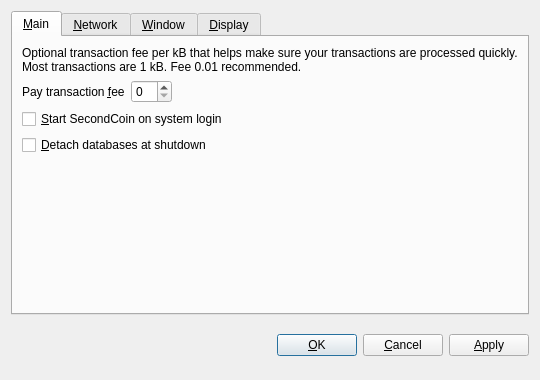
<?xml version="1.0" encoding="UTF-8"?>
<ui version="4.0">
 <class>OptionsDialog</class>
 <widget class="QDialog" name="OptionsDialog">
  <property name="geometry">
   <rect>
    <x>0</x>
    <y>0</y>
    <width>540</width>
    <height>380</height>
   </rect>
  </property>
  <property name="windowTitle">
   <string>Options</string>
  </property>
  <property name="modal">
   <bool>true</bool>
  </property>
  <layout class="QVBoxLayout" name="verticalLayout">
   <item>
    <widget class="QTabWidget" name="tabWidget">
     <property name="tabPosition">
      <enum>QTabWidget::North</enum>
     </property>
     <property name="currentIndex">
      <number>0</number>
     </property>
     <widget class="QWidget" name="tabMain">
      <attribute name="title">
       <string>&amp;Main</string>
      </attribute>
      <layout class="QVBoxLayout" name="verticalLayout_Main">
       <item>
        <widget class="QLabel" name="transactionFeeInfoLabel">
         <property name="text">
          <string>Optional transaction fee per kB that helps make sure your transactions are processed quickly. Most transactions are 1 kB. Fee 0.01 recommended.</string>
         </property>
         <property name="textFormat">
          <enum>Qt::PlainText</enum>
         </property>
         <property name="wordWrap">
          <bool>true</bool>
         </property>
        </widget>
       </item>
       <item>
        <layout class="QHBoxLayout" name="horizontalLayout_Main">
         <item>
          <widget class="QLabel" name="transactionFeeLabel">
           <property name="text">
            <string>Pay transaction &amp;fee</string>
           </property>
           <property name="textFormat">
            <enum>Qt::PlainText</enum>
           </property>
           <property name="buddy">
            <cstring>transactionFee</cstring>
           </property>
          </widget>
         </item>
         <item>
          <widget class="BitcoinAmountField" name="transactionFee"/>
         </item>
         <item>
          <spacer name="horizontalSpacer_Main">
           <property name="orientation">
            <enum>Qt::Horizontal</enum>
           </property>
           <property name="sizeHint" stdset="0">
            <size>
             <width>40</width>
             <height>20</height>
            </size>
           </property>
          </spacer>
         </item>
        </layout>
       </item>
       <item>
        <widget class="QCheckBox" name="bitcoinAtStartup">
         <property name="toolTip">
          <string>Automatically start SecondCoin after logging in to the system.</string>
         </property>
         <property name="text">
          <string>&amp;Start SecondCoin on system login</string>
         </property>
        </widget>
       </item>
       <item>
        <widget class="QCheckBox" name="detachDatabases">
         <property name="toolTip">
          <string>Detach block and address databases at shutdown. This means they can be moved to another data directory, but it slows down shutdown. The wallet is always detached.</string>
         </property>
         <property name="text">
          <string>&amp;Detach databases at shutdown</string>
         </property>
        </widget>
       </item>
       <item>
        <spacer name="verticalSpacer_Main">
         <property name="orientation">
          <enum>Qt::Vertical</enum>
         </property>
         <property name="sizeHint" stdset="0">
          <size>
           <width>20</width>
           <height>40</height>
          </size>
         </property>
        </spacer>
       </item>
      </layout>
     </widget>
     <widget class="QWidget" name="tabNetwork">
      <attribute name="title">
       <string>&amp;Network</string>
      </attribute>
      <layout class="QVBoxLayout" name="verticalLayout_Network">
       <item>
        <widget class="QCheckBox" name="mapPortUpnp">
         <property name="toolTip">
          <string>Automatically open the SecondCoin client port on the router. This only works when your router supports UPnP and it is enabled.</string>
         </property>
         <property name="text">
          <string>Map port using &amp;UPnP</string>
         </property>
        </widget>
       </item>
       <item>
        <widget class="QCheckBox" name="connectSocks">
         <property name="toolTip">
          <string>Connect to the SecondCoin network through a SOCKS proxy (e.g. when connecting through Tor).</string>
         </property>
         <property name="text">
          <string>&amp;Connect through SOCKS proxy:</string>
         </property>
        </widget>
       </item>
       <item>
        <layout class="QHBoxLayout" name="horizontalLayout_Network">
         <item>
          <widget class="QLabel" name="proxyIpLabel">
           <property name="text">
            <string>Proxy &amp;IP:</string>
           </property>
           <property name="textFormat">
            <enum>Qt::PlainText</enum>
           </property>
           <property name="buddy">
            <cstring>proxyIp</cstring>
           </property>
          </widget>
         </item>
         <item>
          <widget class="QValidatedLineEdit" name="proxyIp">
           <property name="maximumSize">
            <size>
             <width>140</width>
             <height>16777215</height>
            </size>
           </property>
           <property name="toolTip">
            <string>IP address of the proxy (e.g. 127.0.0.1)</string>
           </property>
          </widget>
         </item>
         <item>
          <widget class="QLabel" name="proxyPortLabel">
           <property name="text">
            <string>&amp;Port:</string>
           </property>
           <property name="textFormat">
            <enum>Qt::PlainText</enum>
           </property>
           <property name="buddy">
            <cstring>proxyPort</cstring>
           </property>
          </widget>
         </item>
         <item>
          <widget class="QLineEdit" name="proxyPort">
           <property name="maximumSize">
            <size>
             <width>55</width>
             <height>16777215</height>
            </size>
           </property>
           <property name="toolTip">
            <string>Port of the proxy (e.g. 9050)</string>
           </property>
          </widget>
         </item>
         <item>
          <widget class="QLabel" name="socksVersionLabel">
           <property name="text">
            <string>SOCKS &amp;Version:</string>
           </property>
           <property name="textFormat">
            <enum>Qt::PlainText</enum>
           </property>
           <property name="buddy">
            <cstring>socksVersion</cstring>
           </property>
          </widget>
         </item>
         <item>
          <widget class="QValueComboBox" name="socksVersion">
           <property name="toolTip">
            <string>SOCKS version of the proxy (e.g. 5)</string>
           </property>
          </widget>
         </item>
         <item>
          <spacer name="horizontalSpacer_Network">
           <property name="orientation">
            <enum>Qt::Horizontal</enum>
           </property>
           <property name="sizeHint" stdset="0">
            <size>
             <width>40</width>
             <height>20</height>
            </size>
           </property>
          </spacer>
         </item>
        </layout>
       </item>
       <item>
        <spacer name="verticalSpacer_Network">
         <property name="orientation">
          <enum>Qt::Vertical</enum>
         </property>
         <property name="sizeHint" stdset="0">
          <size>
           <width>20</width>
           <height>40</height>
          </size>
         </property>
        </spacer>
       </item>
      </layout>
     </widget>
     <widget class="QWidget" name="tabWindow">
      <attribute name="title">
       <string>&amp;Window</string>
      </attribute>
      <layout class="QVBoxLayout" name="verticalLayout_Window">
       <item>
        <widget class="QCheckBox" name="minimizeToTray">
         <property name="toolTip">
          <string>Show only a tray icon after minimizing the window.</string>
         </property>
         <property name="text">
          <string>&amp;Minimize to the tray instead of the taskbar</string>
         </property>
        </widget>
       </item>
       <item>
        <widget class="QCheckBox" name="minimizeOnClose">
         <property name="toolTip">
          <string>Minimize instead of exit the application when the window is closed. When this option is enabled, the application will be closed only after selecting Quit in the menu.</string>
         </property>
         <property name="text">
          <string>M&amp;inimize on close</string>
         </property>
        </widget>
       </item>
       <item>
        <spacer name="verticalSpacer_Window">
         <property name="orientation">
          <enum>Qt::Vertical</enum>
         </property>
         <property name="sizeHint" stdset="0">
          <size>
           <width>20</width>
           <height>40</height>
          </size>
         </property>
        </spacer>
       </item>
      </layout>
     </widget>
     <widget class="QWidget" name="tabDisplay">
      <attribute name="title">
       <string>&amp;Display</string>
      </attribute>
      <layout class="QVBoxLayout" name="verticalLayout_Display">
       <item>
        <layout class="QHBoxLayout" name="horizontalLayout_1_Display">
         <item>
          <widget class="QLabel" name="langLabel">
           <property name="text">
            <string>User Interface &amp;language:</string>
           </property>
           <property name="textFormat">
            <enum>Qt::PlainText</enum>
           </property>
           <property name="buddy">
            <cstring>lang</cstring>
           </property>
          </widget>
         </item>
         <item>
          <widget class="QValueComboBox" name="lang">
           <property name="toolTip">
            <string>The user interface language can be set here. This setting will take effect after restarting SecondCoin.</string>
           </property>
          </widget>
         </item>
        </layout>
       </item>
       <item>
        <layout class="QHBoxLayout" name="horizontalLayout_2_Display">
         <item>
          <widget class="QLabel" name="unitLabel">
           <property name="text">
            <string>&amp;Unit to show amounts in:</string>
           </property>
           <property name="textFormat">
            <enum>Qt::PlainText</enum>
           </property>
           <property name="buddy">
            <cstring>unit</cstring>
           </property>
          </widget>
         </item>
         <item>
          <widget class="QValueComboBox" name="unit">
           <property name="toolTip">
            <string>Choose the default subdivision unit to show in the interface and when sending coins.</string>
           </property>
          </widget>
         </item>
        </layout>
       </item>
       <item>
        <widget class="QCheckBox" name="displayAddresses">
         <property name="toolTip">
          <string>Whether to show SecondCoin addresses in the transaction list or not.</string>
         </property>
         <property name="text">
          <string>&amp;Display addresses in transaction list</string>
         </property>
        </widget>
       </item>
       <item>
        <widget class="QCheckBox" name="coinControlFeatures">
         <property name="toolTip">
          <string>Whether to show coin control features or not.</string>
         </property>
         <property name="text">
          <string>Display coin &amp;control features (experts only!)</string>
         </property>
        </widget>
       </item>
       <item>
        <spacer name="verticalSpacer_Display">
         <property name="orientation">
          <enum>Qt::Vertical</enum>
         </property>
         <property name="sizeHint" stdset="0">
          <size>
           <width>20</width>
           <height>40</height>
          </size>
         </property>
        </spacer>
       </item>
      </layout>
     </widget>
    </widget>
   </item>
   <item>
    <layout class="QHBoxLayout" name="horizontalLayout_Buttons">
     <item>
      <spacer name="horizontalSpacer_1">
       <property name="orientation">
        <enum>Qt::Horizontal</enum>
       </property>
       <property name="sizeHint" stdset="0">
        <size>
         <width>40</width>
         <height>48</height>
        </size>
       </property>
      </spacer>
     </item>
     <item>
      <widget class="QLabel" name="statusLabel">
       <property name="font">
        <font>
         <weight>75</weight>
         <bold>true</bold>
        </font>
       </property>
       <property name="text">
        <string/>
       </property>
       <property name="textFormat">
        <enum>Qt::PlainText</enum>
       </property>
       <property name="wordWrap">
        <bool>true</bool>
       </property>
      </widget>
     </item>
     <item>
      <spacer name="horizontalSpacer_2">
       <property name="orientation">
        <enum>Qt::Horizontal</enum>
       </property>
       <property name="sizeHint" stdset="0">
        <size>
         <width>40</width>
         <height>48</height>
        </size>
       </property>
      </spacer>
     </item>
     <item>
      <widget class="QPushButton" name="okButton">
       <property name="text">
        <string>&amp;OK</string>
       </property>
      </widget>
     </item>
     <item>
      <widget class="QPushButton" name="cancelButton">
       <property name="text">
        <string>&amp;Cancel</string>
       </property>
       <property name="autoDefault">
        <bool>false</bool>
       </property>
      </widget>
     </item>
     <item>
      <widget class="QPushButton" name="applyButton">
       <property name="text">
        <string>&amp;Apply</string>
       </property>
       <property name="autoDefault">
        <bool>false</bool>
       </property>
      </widget>
     </item>
    </layout>
   </item>
  </layout>
 </widget>
 <customwidgets>
  <customwidget>
   <class>BitcoinAmountField</class>
   <extends>QSpinBox</extends>
   <header>bitcoinamountfield.h</header>
  </customwidget>
  <customwidget>
   <class>QValueComboBox</class>
   <extends>QComboBox</extends>
   <header>qvaluecombobox.h</header>
  </customwidget>
  <customwidget>
   <class>QValidatedLineEdit</class>
   <extends>QLineEdit</extends>
   <header>qvalidatedlineedit.h</header>
  </customwidget>
 </customwidgets>
 <resources/>
 <connections/>
</ui>
